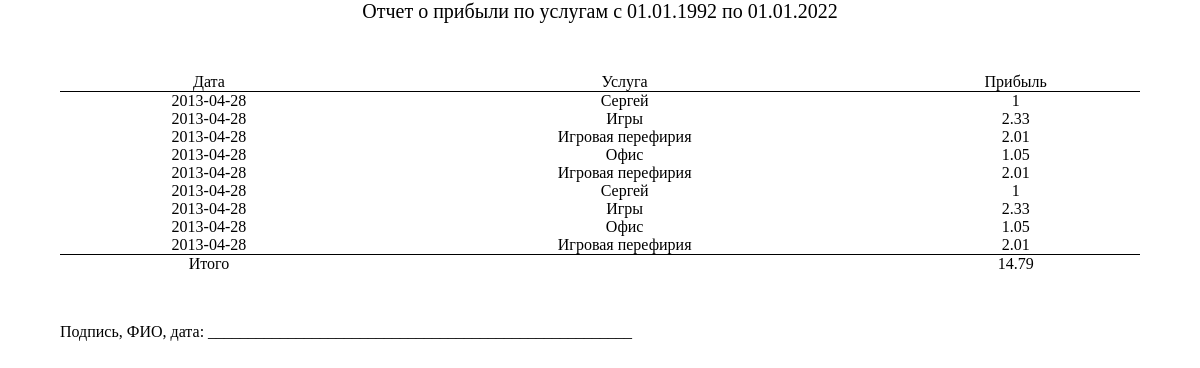
The app's page /modules/report-services_revenue/report.php with its own data.
### tables this page shows
CREATE TABLE `user` (
  `iduser` int(11) NOT NULL auto_increment,
  `fnameuser` varchar(20) default NULL,
  `lnameuser` varchar(20) default NULL,
  `login` varchar(45) default NULL,
  `password` varchar(128) default NULL,
  `iduser_type` int(11) NOT NULL,
  PRIMARY KEY  (`iduser`)
);

CREATE TABLE `service` (
  `idservice` int(11) NOT NULL auto_increment,
  `nameservice` varchar(45) default NULL,
  `descservice` text,
  `hourprice` double default NULL,
  PRIMARY KEY  (`idservice`)
);

### modules/report-services_revenue/report.php (called while the page is built)
<?php
include_once("../../global.php");
$from = isset($_REQUEST['from']) && strlen($_REQUEST['from'])>0?$_REQUEST['from']:"01.01.1992";
$to = isset($_REQUEST['to']) && strlen($_REQUEST['to'])>0?$_REQUEST['to']:"01.01.2022";
$s = explode(".",$from);
$from_time = $s[2]."-".$s[1]."-".$s[0];
$s = explode(".",$to);
$to_time = $s[2]."-".$s[1]."-".$s[0];
$data = $sellmanager->fetchAllByDate($from_time, $to_time);
$total = 0;
for($i=0;$i<count($data);$i++) {
	$total += $data[$i]["hourprice"];
}
require('report_view.php');
?>

### global.php (called while the page is built, shortened)
<?php
include_once("../../controllers/database.php");
include_once("../../controllers/sellmanager.php");
$db = new DataBase();
$sellmanager = new SellManager($db);
?>

### controllers/sellmanager.php (called while the page is built, shortened)
<?php
class SellManager {
	private $db;
	public function __construct($db){
		$this->db = $db;
	}
	public function fetchAllByDate($from, $to) {
		$q = "SELECT DATE(sell.datetime) as 'date', fnameuser, lnameuser, fnameclient, fnameclient, nameservice, hourprice FROM sell INNER JOIN user ON sell.iduser = user.iduser INNER JOIN service ON sell.idservice = service.idservice INNER JOIN client ON sell.idclient = client.idclient WHERE datetime BETWEEN '$from' AND '$to'";
		$data = $this->db->restoarray($this->db->execute($q));
		return $data;
	}
}
?>

### controllers/database.php (called while the page is built, shortened)
<?php
class DataBase
{
    public function restoarray($res)
    {
        $rows = mysql_num_rows($res);
        $arr  = array();
        for ($i = 0; $i < $rows; $i++) {
            $f     = mysql_fetch_array($res);
            $arr[] = $f;
        }
        return $arr;
    }
    public function execute($task)
    {
        return mysql_query($task);
    }
}
?>

### modules/report-services_revenue/report_view.php (the view, shortened to what this page needs)
<html>
	<head>
	</head>
	<body>
		<div class="title">Отчет о прибыли по услугам с <?php echo $from; ?> по <?php echo $to; ?></div>
		<table class="data">
			<tr class="header">
				<td>Дата</td>
				<td>Услуга</td>
				<td>Прибыль</td>
			</tr>
			<?php foreach($data as $key=>$value) { ?>
			<tr>
				<td><?php echo $value["date"]?></td>
				<td><?php echo $value["nameservice"]?></td>
				<td><?php echo $value["hourprice"]?></td>
			</tr>
			<? } ?>
			<tr class="total">
				<td>Итого</td>
				<td></td>
				<td><?php echo $total?></td>
			</tr>
		</table>
		<div class="sign">
			Подпись, ФИО, дата: _____________________________________________________
		</div>
	</body>
</html>

### css/report.css (style rules this page uses)
* { margin: 0; padding: 0; }
body { margin-left: 5%; width: 90%; }
.title { font-size: 20px; margin-bottom: 50px; text-align: center; }
.data { width: 100%; text-align: center; margin-bottom: 50px; border-collapse: collapse; }
.header td { border-bottom: 1px solid #000; }
.total td { border-top: 1px solid #000; }

### records on screen
user: date "2013-04-28", service.nameservice "Сергей", service.hourprice "1", service.nameservice "Офис", service.hourprice "1.05"
user: date "2013-04-28", service.nameservice "Игры", service.hourprice "2.33", service.nameservice "Офис", service.hourprice "1.05", service.nameservice "Игровая перефирия", service.hourprice "2.01"
user: date "2013-04-28", service.nameservice "Игровая перефирия", service.hourprice "2.01"
user: date "2013-04-28", service.nameservice "Сергей", service.hourprice "1", service.nameservice "Игры", service.hourprice "2.33"

### other values on screen
$from "01.01.1992"
$to "01.01.2022"
$total "14.79"
